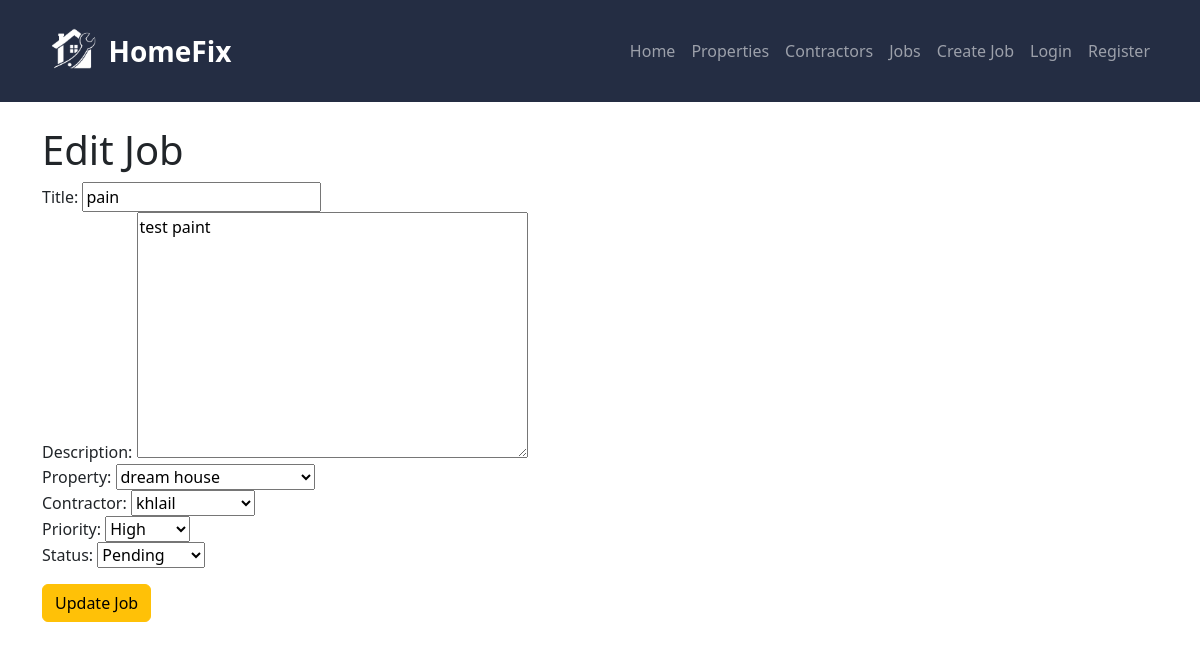
Page /jobs/edit/8/ on the committed database.
### maintenance/models.py (models this page shows, shortened)
class MaintenanceJob(models.Model):
    user = models.ForeignKey(
        User,
        on_delete=models.CASCADE,
        null=True,
        blank=True
    )
    PRIORITY_CHOICES = [
        ('high', 'High'),
        ('medium', 'Medium'),
        ('low', 'Low'),
    ]
    STATUS_CHOICES = [
        ('pending', 'Pending'),
        ('in_progress', 'In Progress'),
        ('completed', 'Completed'),
    ]
    property = models.ForeignKey(
        Property,
        on_delete=models.CASCADE
    )
    contractor = models.ForeignKey(
        Contractor,
        on_delete=models.CASCADE
    )
    title = models.CharField(max_length=100)
    description = models.TextField()
    priority = models.CharField(
        max_length=10,
        choices=PRIORITY_CHOICES
    )
    status = models.CharField(
        max_length=20,
        choices=STATUS_CHOICES
    )
    created_at = models.DateTimeField(auto_now_add=True)

### maintenance/views.py (the view)
# urls.py: path('jobs/edit/<int:job_id>/', views.edit_job, name='edit_job'),
def edit_job(request, job_id):
    job = MaintenanceJob.objects.get(id=job_id)
    if request.method == 'POST':
        form = MaintenanceJobForm(
            request.POST,
            instance=job
        )
        if form.is_valid():
            form.save()
            return redirect('job_list')
    else:
        form = MaintenanceJobForm(
            instance=job
        )
    context = {
        'form': form
    }
    return render(
        request,
        'maintenance/edit_job.html',
        context
    )

### maintenance/forms.py
class MaintenanceJobForm(forms.ModelForm):
    class Meta:
        model = MaintenanceJob
        fields = [
            'title',
            'description',
            'property',
            'contractor',
            'priority',
            'status',
        ]

### maintenance/models.py (called while the page is built)
    def __str__(self):
        return self.name

    def __str__(self):
        return self.name

### maintenance/templates/maintenance/edit_job.html (shortened to what this page needs)
{% extends 'maintenance/base.html' %}
{% block content %}
<h1>Edit Job</h1>
<form method="POST">
    {{ form }}
    <button type="submit" class="btn btn-warning mt-3">
        Update Job
    </button>
</form>
{% endblock %}

### rows in the picture
MaintenanceJob: title "pain", description "test paint", property "dream house", contractor "khlail", priority "High", status "Pending"
